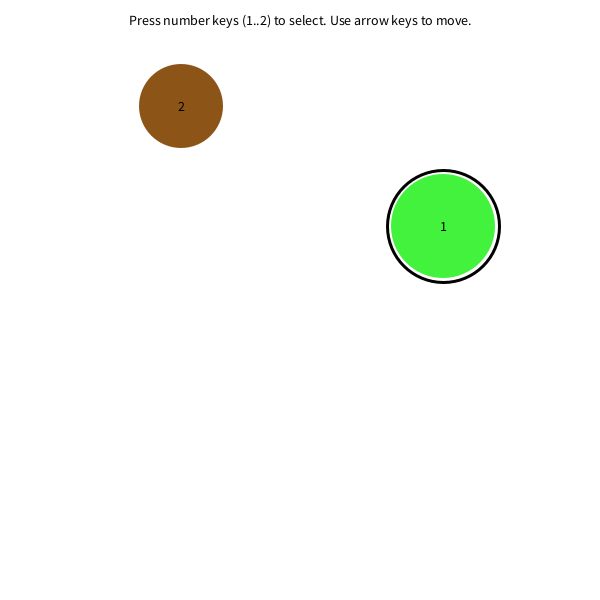
Frame 1 (no input)
Frame 60 (the mouse pressed at the canvas centre just before this capture): identical to frame 1, image omitted
Frame 120 (the mouse held since frame 60 and released just before this capture): identical to frame 1, image omitted

The Processing sketch that drew this single still picture (run headless with seeded random() and noise(); from frame 60 on, the mouse is pressed at the canvas centre):

// Processing sketch: exercise1
// ── exercise1.pde
MyShape[] objs;
int numObjs = 2; //can be any number of objects       
int chosen = 0;         

// --- Setup ---
void setup() {
  size(600, 600);
  objs = new MyShape[numObjs];
  for (int i = 0; i < numObjs; i++) {
    int radius = (int)random(20, 70);
    objs[i] = new MyShape(i + 1, radius);  // id is 1-based
  }
  textAlign(CENTER, CENTER);
  textSize(14);
}

void draw() {
  background(255);

  for (int i = 0; i < numObjs; i++) {
    boolean isSelected = (i == chosen);
    objs[i].drawShape(isSelected);
  }

  fill(0);
  noStroke();
  text("Press number keys (1.." + numObjs + ") to select. Use arrow keys to move.", width/2, 20);
}

void keyPressed() {
  if (key >= '1' && key <= '9') {
    int requested = key - '1';      // '1' -> 0, '2' -> 1, etc.
    if (requested >= 0 && requested < numObjs) {
      chosen = requested;
    }
  }

  if (keyCode == RIGHT)  objs[chosen].move(5, 0);
  if (keyCode == LEFT)   objs[chosen].move(-5, 0);
  if (keyCode == UP)     objs[chosen].move(0, -5);
  if (keyCode == DOWN)   objs[chosen].move(0, 5);
}

// ── shapes.pde
class MyShape {
  int id;         
  int posX, posY, radius;
  color r, g, b;

  MyShape(int id, int radius) {
    this.id = id;
    this.radius = radius;
    this.r = (int)random(255);
    this.g = (int)random(255);
    this.b = (int)random(255);
    posX = (int)random(100, 500);
    posY = (int)random(100, 500);
  }

  void move(int dx, int dy) {
    posX += dx;
    posY += dy;
  }

  void drawShape(boolean selected) {
    noStroke();
    fill(r, g, b);
    ellipse(posX, posY, radius * 2, radius * 2);

    // Outline for selected object
    if (selected) {
      stroke(0);
      strokeWeight(3);
      noFill();
      ellipse(posX, posY, radius * 2 + 8, radius * 2 + 8);
    }

    // draw the object idx
    fill(0);
    noStroke();
    text(str(id), posX, posY);
  }
}
